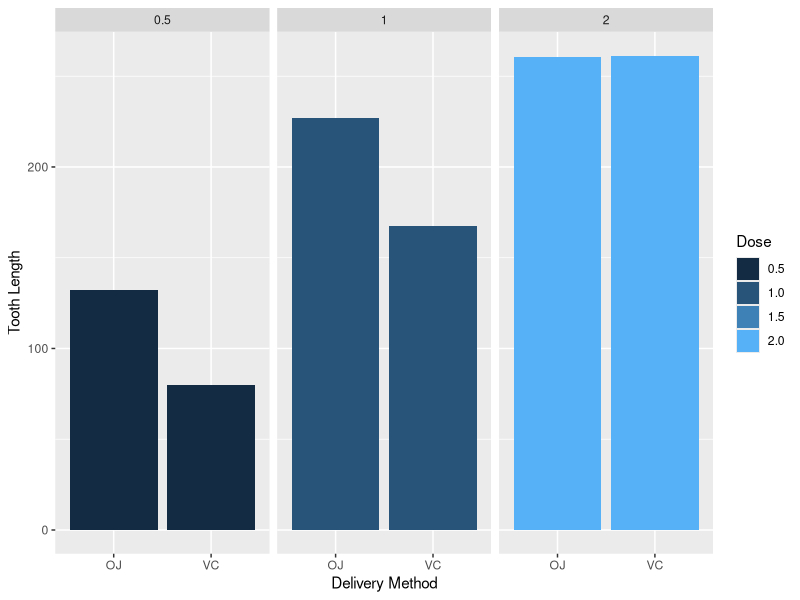

The R script that drew this image: (Note: this script raises an error after producing the figure.)
## ---- chunk 1
library(ggplot2)
library(dplyr)
library(datasets)
data(ToothGrowth)
## ---- chunk 2
str(ToothGrowth)
summary(ToothGrowth)
## ---- chunk 3
ggplot(ToothGrowth, aes( x = supp, y=len, fill = dose)) +
    geom_bar(stat = "identity") +
    facet_grid(. ~ dose) +  
    xlab("Delivery Method") +
    ylab("Tooth Length") +
    guides(fill=guide_legend(title="Dose"))
## ---- chunk 4
sup.var.equal <- t.test(len~supp, paired = F, var.equal = T, data = ToothGrowth)
sup.var.not.equal <- t.test(len~supp, paired = F, var.equal = F, data = ToothGrowth)

sup.summary <- data.frame("Title" = c("Variance Equal", "Variance Unequal"), "p-Value" = c(sup.var.equal$p.value, sup.var.not.equal$p.value), "Lower Bound" = c(sup.var.equal$conf.int[1], sup.var.not.equal$conf.int[1]), "Upper Bound" = c(sup.var.equal$conf.int[2], sup.var.not.equal$conf.int[2]))
sup.summary
## ---- chunk 5
dose05 <- filter(ToothGrowth, dose == 0.5)$len
dose10 <- filter(ToothGrowth, dose == 1.0)$len
dose20 <- filter(ToothGrowth, dose == 2.0)$len

t.0510.equal <- t.test(dose05, dose10, paired = F, var.equal = T)
t.0510 <- t.test(dose05, dose10, paired = F, var.equal = F)
t.0520.equal <- t.test(dose05, dose20, paired = F, var.equal = T)
t.0520 <- t.test(dose05, dose20, paired = F, var.equal = F)
t.1020.equal <- t.test(dose10, dose20, paired = F, var.equal = T)
t.1020 <- t.test(dose10, dose20, paired = F, var.equal = F)

dose.summary <- data.frame("Title" = c("0.5 - 1.0", "0.5 - 1.0, Equal Var", "0.5 - 2.0", "0.5 - 2.0, Equal Var", "1.0 - 2.0", "1.0 - 2.0, Equal Var"), "p-Value" = c(t.0510$p.value, t.0510.equal$p.value, t.0520$p.value, t.0520.equal$p.value, t.1020$p.value, t.1020.equal$p.value), "Lower Bound" = c(t.0510$conf.int[1], t.0510.equal$conf.int[1], t.0520$conf.int[1], t.0520.equal$conf.int[1], t.1020$conf.int[1], t.1020.equal$conf.int[1]), "Upper Bound" = c(t.0510$conf.int[2], t.0510.equal$conf.int[2], t.0520$conf.int[2], t.0520.equal$conf.int[2], t.1020$conf.int[2], t.1020.equal$conf.int[2]))

dose.summary
